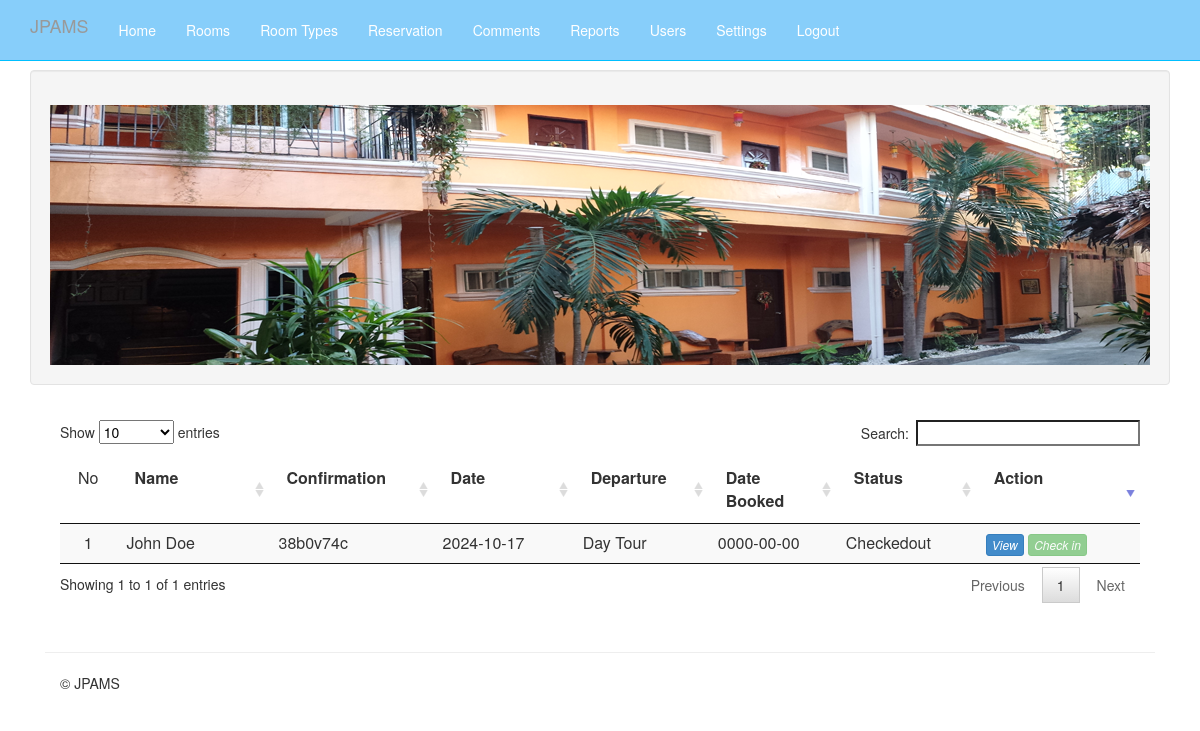
The app's page /Aplaya/admin/mod_reservation/index.php (signed in) with its own data.
### tables this page shows
CREATE TABLE `reservation` (
  `reservation_id` int(11) NOT NULL,
  `roomNo` int(50) NOT NULL,
  `guest_id` int(11) NOT NULL,
  `arrival` varchar(30) NOT NULL,
  `departure` varchar(30) NOT NULL,
  `adults` int(11) NOT NULL,
  `child` int(11) NOT NULL,
  `payable` int(11) NOT NULL,
  `status` varchar(10) NOT NULL DEFAULT 'pending',
  `booked` date NOT NULL,
  `confirmation` varchar(20) NOT NULL,
  `imgType` varchar(50) NOT NULL,
  `imgData` blob NOT NULL
);

CREATE TABLE `guest` (
  `guest_id` int(30) NOT NULL,
  `firstname` varchar(30) NOT NULL,
  `lastname` varchar(30) NOT NULL,
  `country` varchar(30) NOT NULL,
  `city` varchar(30) NOT NULL,
  `address` varchar(30) NOT NULL,
  `zip` varchar(30) NOT NULL,
  `phone` varchar(30) NOT NULL,
  `email` varchar(30) NOT NULL,
  `password` varchar(30) NOT NULL
);

### Aplaya/admin/mod_reservation/index.php (called while the page is built, shortened)
<?php
require_once '../themes/backendTemplate.php';

### Aplaya/includes/database.php (called while the page is built, shortened)
<?php
class Database
{
	var $sql_string = '';
	private $conn;
	public function open_connection()
	{
		$this->conn = mysqli_connect(DB_SERVER, DB_USER, DB_PASS);
		if (!$this->conn) {
			echo "Problem in database connection! Contact administrator!";
			exit();
		} else {
			$db_select = mysqli_select_db($this->conn, DB_NAME);
		}
	}
	function setQuery($sql = '')
	{
		$this->sql_string = $sql;
	}
	function executeQuery()
	{
		$result = mysqli_query($this->conn, $this->sql_string);
		return $result;
	}
	private function confirm_query($result)
	{
		return $result;
	}
	function loadResultList($key = '')
	{
		$cur = $this->executeQuery();
		$array = array();
		while ($row = mysqli_fetch_object($cur)) {
			if ($key) {
				$array[$row->$key] = $row;
			} else {
				$array[] = $row;
			}
		}
		return $array;
	}
}
$mydb = new Database();

### Aplaya/admin/mod_reservation/list.php (the view, shortened to what this page needs)
<div class="container">
			<div class="panel-body">
<form  method="post" action="processreservation.php?action=delete">
	<table id="table" class="table table-striped" cellspacing="0">
<thead>
<tr>
<td>No</td>
<td width="90"><strong>Name</strong></td>
<td width="80"><strong>Confirmation</strong></td>
<td width="80"><strong>Date</strong></td>
<td width="70"><strong>Departure</strong></td>
<td width="70"><strong>Date Booked</strong></td>
<td width="80"><strong>Status</strong></td>
<td width="100"><strong>Action</strong></td>
</tr>
</thead>
<tbody>
<?php
$mydb->setQuery("SELECT * , roomName, firstname, lastname
FROM reservation re, room ro, guest gu, roomType rt
WHERE re.roomNo = ro.roomNo
AND ro.`typeID` = rt.`typeID`
AND re.guest_id = gu.guest_id
GROUP BY re.guest_id, re.arrival
ORDER BY status='pending',re.arrival DESC");
$cur = $mydb->loadResultList();
foreach ($cur as $result) {
?>
<tr>
<td width="5%" align="center"></td>
<td><?php echo $result->firstname." ".$result->lastname; ?></td>
<td><?php echo $result->confirmation; ?></td>
<td><?php echo $result->arrival; ?></td>
<td><?php echo $result->departure; ?></td>
<td><?php echo $result->booked; ?></td>
<td><?php echo $result->status; ?></td>
<td >
	<?php
		if($result->status == 'Confirmed'){ ?>
			<a href="index.php?view=view&id=<?php echo $result->reservation_id; ?>" class="btn btn-primary btn-xs" ><i class="icon-edit">View</a>
			<a href="controller.php?action=checkin&id=<?php echo $result->reservation_id; ?>" class="btn btn-success btn-xs" ><i class="icon-edit">Check in</a>
		<?php
		}elseif($result->status == 'Checkedin'){
	?>
			<a href="index.php?view=view&id=<?php echo $result->reservation_id; ?>" class="btn btn-primary btn-xs" ><i class="icon-edit">View</a>
			<a href="controller.php?action=checkout&id=<?php echo $result->reservation_id; ?>" class="btn btn-danger btn-xs" ><i class="icon-edit">Check out</a>
	<?php
		}else{
			?>
			<a href="index.php?view=view&id=<?php echo $result->reservation_id; ?>" class="btn btn-primary btn-xs" ><i class="icon-edit">View</a>
			<a href="index.php?view=view&id=<?php echo $result->reservation_id; ?>" class="btn btn-success btn-xs" disabled="disabled"><i class="icon-edit">Check in</a>
	<?php
		}
	?>
</td>
<?php }
?>
</table>
</form>
</div>

### Aplaya/admin/css/offcanvas.css (style rules this page uses)
body { padding-top: 70px; }

### records on screen
reservation: guest.firstname "John", guest.lastname "Doe", confirmation "38b0v74c", arrival "2024-10-17", departure "Day Tour", booked "0000-00-00", status "Checkedout"
